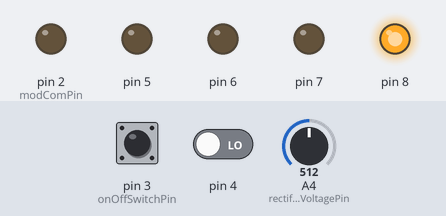
A sketch run on a simulated Arduino Uno, built with avr-gcc and run on an emulated ATmega328P. Parts: output pins drawn as LEDs (lit = HIGH). Inputs (shaded band) come from the test bench; at power-on: pin 3 (onOffSwitchPin) LOW, pin 4 LOW, A4 (rectifiedVoltagePin) = 512.

Above: at 1.2 s.
1.3 s: pin 3 (onOffSwitchPin) pulled HIGH for 0.15 s
At 1.47 s:
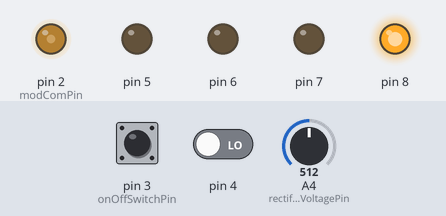
3.0 s: pin 3 (onOffSwitchPin) pulled HIGH for 1 s
At 3.25 s:
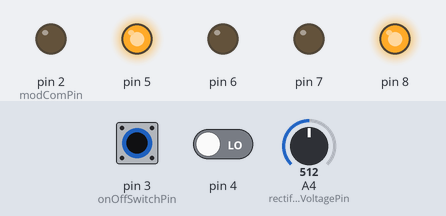
At 3.66 s:
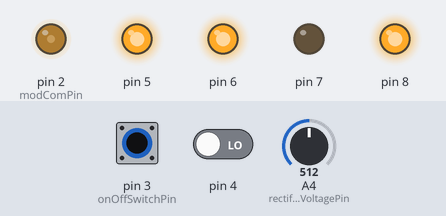
Timing chart, 0 to 6.9 s (numbered marks = the images above; inputs shaded):
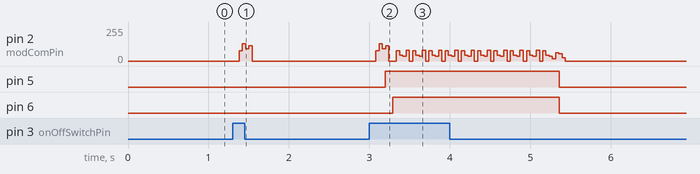

The sketch:

Qi-communication-control-unit.ino
```cpp
/*
Created by: Reza Qorbani & Tova Stroeven
*/
#include "ByteGenerator.h"
#include "SignalGenerator.h"


//The delays (in millisecond) for the signal in Qi-spec.
namespace QiDelays
{
	const int t_wake = 40;
	const int t_silent = 7;
	const int t_window = 8; //unit of 4ms, total 8 ms
	const int t_offset = 4; //unit of 4ms, total 4ms

}

namespace Pins
{
    const int modComPin = 2;
    const int rectifiedVoltagePin = A4;
    const int onOffSwitchPin = 3;
    const int powerLevelSwitch = 4;
    const int outputConnect = 5; //When HIGH, Output connect
    const int actualLoadConnect = 6; //When HIGH actual load and not dummy load is connected
    const int loadLed1 = 7;
    const int loadLed2 = 8;
};

namespace Signals
{
	SignalGenerator signalStrengthPacket(0x01);
	SignalGenerator identificationPacket(0x71);
	SignalGenerator configurationPacket(0x51);
	SignalGenerator powerControlHoldoffPacket(0x06);
	SignalGenerator controlErrorPacket(0x03);
	SignalGenerator receivedPowerPacket(0x04);
	SignalGenerator endPowerTransfer(0x02);
}


float pingVoltage;
char binaryCharArray[8] = {'0', '0','0', '0','0', '0','0', '0'}; // This is a an array used for when an array of size 8 is needed to be returned, and thus modified, in a function.


void sendSignal(SignalGenerator signal)
{
	bool signalState = 0;
	char* signalArray = signal.getSignal();
	int signalSize = signal.getSignalSize();

	for (int i = 0; i < signalSize; i++)
	{


		signalState = !signalState;
		digitalWrite(Pins::modComPin, signalState);
		delayMicroseconds(250);

		if(signalArray[i] == '1')
		{
			signalState = !signalState;
		}
		digitalWrite(Pins::modComPin, signalState);
		delayMicroseconds(250);

	}

	digitalWrite(Pins::modComPin, LOW);
	delete[] signalArray;
	signalArray = nullptr;
	return;
}


bool checkPing()
{
	float lowerLimitVoltage = 1.4;//defines the lower limit of our recitified current of the power signal and which level is considered high enough ping
	double voltage = checkRectifiedAverage();
	//pingVoltage = voltage;
	return (voltage >= lowerLimitVoltage);
}
bool checkRectified(){
	float lowerLimitVoltage = 0.5;//defines the lower limit of our recitified current of the power signal and which level is considered on/off
	double voltage = checkRectifiedAverage();
	return (voltage >= lowerLimitVoltage);
}

bool checkOnSwitch()
{
	return (digitalRead(Pins::onOffSwitchPin));
}

//conver int to binary
void intToBinary(int n)
{
	int index = 7;
	while(n!=0) {binaryCharArray[index] = (n%2==0 ?'0':'1'); index--; n/=2;}

}


bool oneOrHalfWatt()
{
	return (digitalRead(Pins::powerLevelSwitch));
}

double calculatePower()//Approximate value of the power based upon known resistance - this is ONLY used for Recivied Power Packet
{
	const double valueShunt = 1.2;
	double loadVoltage = 3*checkRectifiedAverage();
	double power = loadVoltage*loadVoltage/84;//84 ohms is an approximation of the resistance of the load
	return power;
}

double checkRectifiedAverage()
{
	double totalVoltage = 0.0;
	for(int i = 0; i < 10; i++){
		totalVoltage = totalVoltage + analogRead(Pins::rectifiedVoltagePin);
	}
	double voltage = totalVoltage/10.0 * (5.0 / 1024.0);
	return voltage;
}
void setReceivedPowerMessage()
{
	double powerValues [8];
	for(int i = 0; i < 8; i++)
	{
		powerValues[i] = calculatePower();
		delayMicroseconds(900);
	}

	double powerReceived = 0;
	for(int i = 0; i < 8; i++)
	{
		powerReceived += powerValues[i];
	}
	powerReceived = powerReceived/8;
	int receivedPowerValue = (powerReceived*128);
	intToBinary(receivedPowerValue);
	Signals::receivedPowerPacket.setMessageIndex(0, ByteGenerator(binaryCharArray));

}


void pingPhase()
{
	delay(QiDelays::t_wake);

	if(digitalRead(Pins::onOffSwitchPin)==0)
	{
		Signals::endPowerTransfer.setMessageIndex(0, ByteGenerator('0','0','0','0','0','0','0','1'));
		sendSignal(Signals::endPowerTransfer);
		return;
	}

	else{
		/*
		//Alternative code below, this is more dynamic but does not really fulfill a purpose with this particular
		// transmitter. With a more diverse system it could be used in place of what is currently used
		double maxValue = 2.0; //adapt depending on max ping value
		int signalStrengthValue = (pingVoltage/maxValue)*256;
		if(signalStrengthValue >256)
		{
			signalStrengthValue = 255;
		}
		intToBinary(signalStrengthValue);
		*/
		intToBinary(255);
		Signals::signalStrengthPacket.setMessageIndex(0, ByteGenerator(binaryCharArray));
		sendSignal(Signals::signalStrengthPacket);
		delay(7);
	}
}

void idConfigPhase()
{
	delay(2);

	Signals::identificationPacket.setMessageIndex(0, ByteGenerator('0','0','0','1','0','0','1','0'));//Major/Minor version
	Signals::identificationPacket.setMessageIndex(1, ByteGenerator('0','0','0','0','0','0','0','0'));//manufacturer code del1
	Signals::identificationPacket.setMessageIndex(2, ByteGenerator('0','0','0','0','0','0','0','1'));
	//device identifier
	Signals::identificationPacket.setMessageIndex(3, ByteGenerator('1','0','0','0','0','0','0','0'));
	Signals::identificationPacket.setMessageIndex(4, ByteGenerator('0','0','0','0','0','0','0','0'));
	Signals::identificationPacket.setMessageIndex(5, ByteGenerator('0','0','0','0','0','0','0','0'));
	Signals::identificationPacket.setMessageIndex(6, ByteGenerator('0','0','0','0','1','1','1','1'));


	sendSignal(Signals::identificationPacket);
	delay(QiDelays::t_silent);


	Signals::configurationPacket.setMessageIndex(0, ByteGenerator('0','0','0','0','0','0','0','1'));
	Signals::configurationPacket.setMessageIndex(1, ByteGenerator('0','0','0','0','0','0','0','0'));//Reserved
	Signals::configurationPacket.setMessageIndex(2, ByteGenerator('0','0','0','0','0','0','0','0'));
	Signals::configurationPacket.setMessageIndex(3, ByteGenerator('0','0','0','1','0','0','0','1'));//window size 8 samt window offset 4
	Signals::configurationPacket.setMessageIndex(4, ByteGenerator('0','0','0','0','0','0','0','0'));

	sendSignal(Signals::configurationPacket);

}

void powerTransfer()
{

	bool loadDisconnected = true;
	digitalWrite(Pins::outputConnect,HIGH);
	delay(90);

	while(checkRectified()&&checkOnSwitch())

	{
		int index = 0;
		if(oneOrHalfWatt()){//power level 1W
			digitalWrite(Pins::loadLed1,HIGH);
			digitalWrite(Pins::loadLed2,HIGH);
		}
		else{//Power level 0.5W
			digitalWrite(Pins::loadLed1,LOW);
			digitalWrite(Pins::loadLed2,HIGH);
		}
		if(3*checkRectifiedAverage()>5.5 && loadDisconnected)//Sufficiently high voltage to connect our load
		{
			digitalWrite(Pins::actualLoadConnect,HIGH);
			loadDisconnected = false;
		}
		while(checkRectified() && index <= 28)
		{
			if(checkRectifiedAverage()*3>25){//Too much voltage, request a decrease (should in practice never occurr)
				Signals::controlErrorPacket.setMessageIndex(0, ByteGenerator('1','0','0','0','0','0','0','0'));
				sendSignal(Signals::controlErrorPacket);
				index++;
				delay(40);

			}
			else{//Usually we need to request continusly more power since our system uses enough power to function, we just need to provide enough
				Signals::controlErrorPacket.setMessageIndex(0, ByteGenerator('0','1','1','1','1','1','1','1'));
				sendSignal(Signals::controlErrorPacket);
				index++;
				delay(40);
			}
		}
		if(checkRectified()){
		setReceivedPowerMessage();
		delay(QiDelays::t_offset);
		sendSignal(Signals::receivedPowerPacket);
		delay(40);
		}
	}

}

void setup()
{
	// put your setup code here, to run once:
	// Här definierar vi alla Pins som ska användas
	pinMode(Pins::modComPin, OUTPUT);
	pinMode(Pins::onOffSwitchPin,INPUT);
	pinMode(Pins::powerLevelSwitch, INPUT);
	pinMode(Pins::rectifiedVoltagePin, INPUT);
	pinMode(Pins::outputConnect, OUTPUT);
	pinMode(Pins::actualLoadConnect, OUTPUT);
	pinMode(Pins::loadLed1, OUTPUT);
	pinMode(Pins::loadLed2, OUTPUT);
	Serial.begin(9600);
	digitalWrite(Pins::outputConnect,LOW);
	//digitalWrite(Pins::outputConnect,HIGH);
	if(digitalRead(Pins::powerLevelSwitch)){
		digitalWrite(Pins::loadLed1,HIGH);//Ändra
		digitalWrite(Pins::loadLed2,HIGH);
	}
	else{
		digitalWrite(Pins::loadLed1,LOW);
		digitalWrite(Pins::loadLed2,HIGH);
	}

}


void loop()
{
// put your main code here, to run repeatedly:
//BEGIN selection phase

	digitalWrite(Pins::actualLoadConnect, LOW);
	digitalWrite(Pins::outputConnect, LOW); //Disconnect the output

	//digitalWrite(Pins::outputConnect,HIGH);

	if(checkPing() && checkOnSwitch())
	{
	//Begin ping phase
		pingPhase();
	//END ping phase


		if(checkOnSwitch())
		{
			//BEGIN ID & Config phase

			idConfigPhase();
			//END ID & Config phase


			if(checkRectified() && checkOnSwitch())
			{
				//BEGIN power transfer phase


				powerTransfer();

				if(!checkOnSwitch())
				{
					while(checkRectified())
					{
						Signals::endPowerTransfer.setMessageIndex(0, ByteGenerator('0','0','0','0','0','0','0','1'));
						sendSignal(Signals::endPowerTransfer);
						return;
					}
				}
				else
				{
					while(checkRectified()){
					Signals::endPowerTransfer.setMessageIndex(0, ByteGenerator('0','0','0','0','0','0','0','0'));
					sendSignal(Signals::endPowerTransfer);
					return;
					}
				}
				//BEGIN power transfer phase
			}

		}

	}

//END selection phase
}
```

ByteGenerator.cpp
```cpp
#include "ByteGenerator.h"

ByteGenerator::ByteGenerator(char bit_7, char bit_6, char bit_5, char bit_4, char bit_3, char bit_2, char bit_1, char bit_0)
{
  m_bit_array[0] = '0';
  m_bit_array[1] = bit_0;
  m_bit_array[2] = bit_1;
  m_bit_array[3] = bit_2;
  m_bit_array[4] = bit_3;
  m_bit_array[5] = bit_4;
  m_bit_array[6] = bit_5;
  m_bit_array[7] = bit_6;
  m_bit_array[8] = bit_7;
  m_bit_array[9] = this->get_parity();
  m_bit_array[10] = '1';
}


ByteGenerator::ByteGenerator(char* init_array )
{
  m_bit_array[0] = '0';
  m_bit_array[1] = init_array[7];
  m_bit_array[2] = init_array[6];
  m_bit_array[3] = init_array[5];
  m_bit_array[4] = init_array[4];
  m_bit_array[5] = init_array[3];
  m_bit_array[6] = init_array[2];
  m_bit_array[7] = init_array[1];
  m_bit_array[8] = init_array[0];
  m_bit_array[9] = this->get_parity();
  m_bit_array[10] = '1';
}


char* ByteGenerator::get_byte()
{
  m_bit_array[9] = this->get_parity();  //set the prity bit before returning the byte
  return m_bit_array;
}


void ByteGenerator::set_all_bits(char bit_7, char bit_6, char bit_5, char bit_4, char bit_3, char bit_2, char bit_1, char bit_0)
{
  m_bit_array[1] = bit_0;
  m_bit_array[2] = bit_1;
  m_bit_array[3] = bit_2;
  m_bit_array[4] = bit_3;
  m_bit_array[5] = bit_4;
  m_bit_array[6] = bit_5;
  m_bit_array[7] = bit_6;
  m_bit_array[8] = bit_7;
}


void ByteGenerator::set_one_bit( int index, char value)
{
  if( index >= 0 && index <= 7 && (value == '1' || value == '0'))
  {
      m_bit_array[8-index] = value;
  }
}


void ByteGenerator::set_all_bits_array(char * init_array)
{
  m_bit_array[0] = '0';
  m_bit_array[1] = init_array[0];
  m_bit_array[2] = init_array[1];
  m_bit_array[3] = init_array[2];
  m_bit_array[4] = init_array[3];
  m_bit_array[5] = init_array[4];
  m_bit_array[6] = init_array[5];
  m_bit_array[7] = init_array[6];
  m_bit_array[8] = init_array[7];
  m_bit_array[9] = this->get_parity();
  m_bit_array[10] = '1';
}


char ByteGenerator::get_parity()
{
    int number_of_ones = 0;
    for(int i = 1; i < 9; i++)
    {
      if(m_bit_array[i] == '1')
        {
                number_of_ones += 1;
        }
    }
    return (((number_of_ones % 2) == 0)? '1' : '0' ); // if there are even number of 1's in the byte return 1 else return 0
}
```

ByteGenerator.h
```cpp
/*
......................
Created by Reza Qorbani
08.02.2021
----------------------
*/

#ifndef BYTEGENERATOR_H
#define BYTEGENERATOR_H


class ByteGenerator
{
  public:

    //Generate a byte with the given bits, MSB to LSB
    ByteGenerator(char bit_7=0 , char bit_6 =0, char bit_5=0 , char bit_4=0 , char bit_3=0 , char bit_2 =0, char bit_1=0 , char bit_0=0 );

    //Initialize a ByteGenerator with an array
    ByteGenerator(char* init_array );

    //Get a character array of the bits of byte
    char* get_byte();

    //change all the bits (b7-b0)  MSB to LSB
    void set_all_bits(char bit_7 = 0, char bit_6 = 0, char bit_5 = 0, char bit_4 = 0, char bit_3 = 0, char bit_2 = 0, char bit_1 = 0, char bit_0 = 0);

    //set all bits with a 8 element array
    void set_all_bits_array(char* bitmap);

    //change on bit (b7-b0) at a certain index
    void set_one_bit(int index, char value);

    //get the parity bit (1 or 0)
    char get_parity();
  private:
    //Array to all of bits in the signal
    char m_bit_array[11];

};

#endif
```

SignalGenerator.cpp
```cpp
#include "SignalGenerator.h"


SignalGenerator::SignalGenerator(int header)
{
    m_header_hex = header;
    this->m_create_header(header);

}


void SignalGenerator::setMessageIndex(int index, ByteGenerator message)
{
    for(int i = 0; i < 11; i++)
    {
    this->m_messages[index][i] = message.get_byte()[i];
    }
    this->m_generate_checksum();
}


char* SignalGenerator::getMessageByte(int index)
{
    return m_messages[index];
}


char* SignalGenerator::getSignal()
{

    char* m_signal = new char [this->getSignalSize()];


    int byte_index = 0;

    for(int i = 0; i < 15; i++,byte_index++ )//preamble
    {

                m_signal[byte_index] = this->m_preamble[i];

    }


    for(int j =  0 ; j < 11; j++, byte_index++)//header
    {
        m_signal[byte_index] = m_header_byte.get_byte()[j];
    }


    for(int i = 0; i < this->m_calculate_message_size() ; i++ )//message
    {
        for(int j = 0; j < 11; j++, byte_index++)
        {
                m_signal[byte_index] = this->m_messages[i][j];

        }
    }


    for(int j =  0 ; j < 11; j++, byte_index++)
    {
         m_signal[byte_index] = m_checksum.get_byte()[j];
    }

    return m_signal;
}


int SignalGenerator::getSignalSize()
{
    int signal_size = 0;

    signal_size += 15; //preamble size

    signal_size += 11; // add 11 for the size of header


    signal_size += (this->m_calculate_message_size()*11); // add eleven bits for every message byte

    signal_size += 11; // add 11 bits for checksum

    return signal_size;


}

void SignalGenerator::m_create_header(int header) //creates a char array with '1' and '0' from an in int
{
    int byte_size = 8;
    unsigned int mask = 1U << (byte_size-1);
    int index;
    for (index = 0; index < byte_size; index++) {
         char bit = (header & mask) ? '1' : '0';
         this->m_header_byte.set_one_bit(index, bit);
        header <<= 1;
    }


}


int SignalGenerator::m_calculate_message_size()
{

  if(0 < m_header_hex && m_header_hex <= 0x1F )
  {

    return ((int) (1+((m_header_hex-0)/32)));
  }

  if(0x20 <= m_header_hex && m_header_hex <= 0x7F )
  {

    return ((int) (2+((m_header_hex-32)/16)));
  }

  if(0x80 <= m_header_hex && m_header_hex <= 0xDF )
  {
    return ((int) (8+((m_header_hex-128)/8)));
  }

  if(0xE0 <= m_header_hex && m_header_hex <= 0xFF )
  {
    return ((int) (20+((m_header_hex-224)/4)));
  }
 return -1;
}


void SignalGenerator::m_generate_checksum()
{

    for(int bit = 1; bit < 9; bit++)
    {
        this->m_checksum.get_byte()[bit] = ((this->m_header_byte.get_byte()[bit] - '0') ^ (this->m_messages[0][bit] - '0')) ?'1':'0'; //XOR each pair of bit of adjacent fields
    }

    for (int index = 1; index < this->m_calculate_message_size(); index++)
    {

        for(int bit = 1; bit < 9 ; bit++)
        {
            this->m_checksum.get_byte()[bit] = ((this->m_messages[index][bit] - '0') ^ (this->m_checksum.get_byte()[bit] - '0'))?'1':'0';
        }
    }

}


SignalGenerator::~SignalGenerator()
{

}
```

SignalGenerator.h
```cpp
/*
Made by Reza Qorbani
*/
#ifndef SIGNALGENERATOR_H
#define SIGNALGENERATOR_H


#include "ByteGenerator.h"


class SignalGenerator
{
  public:
    SignalGenerator(int header); //Enter hex value of the header of a certain packet to create the packet, the size of the message of the packet is then automatically calculated and stored
    void setMessageIndex(int index, ByteGenerator message); //Set the message BYTE at the specified index (of all messages), set the message with a ByteGenerator object as argument (eg. ByteGenerator('1','0','1','1','1','0','1','0') note 8 bits)
    char* getMessageByte(int index); //get the message byte at the specified index (of all messages)
    char* getSignal(); // return the entire packet, every bit of it, in one array. You can iterate through this array by using a for loop for example and getSignalSize() for the size of the array.
    int getSignalSize(); //return the size of the array that represents the packet.
    ~SignalGenerator();

  private:
    char m_preamble [15] = {'1','1','1','1','1','1','1','1','1','1','1','1','1','1','1'};
    ByteGenerator m_header_byte;
    int m_header_hex;               //the the numerical value of header (not the byte representing the header)
    int m_messages_size;            // number of bytes used for message of the packet
    char m_messages [7][11];        // a two dimensional array that can contain up to 7*11 bits, the maximum required for the messages
    ByteGenerator m_checksum = ByteGenerator('1','1','1','1','1','1','1','1');
    int m_calculate_message_size(); //calculates the size of the message
    void m_generate_checksum();  //Creates the checksum for the signal
    void m_create_header(int); // Get a hex value and turn it into a array of chars for representing the byte.

};

#endif
```
